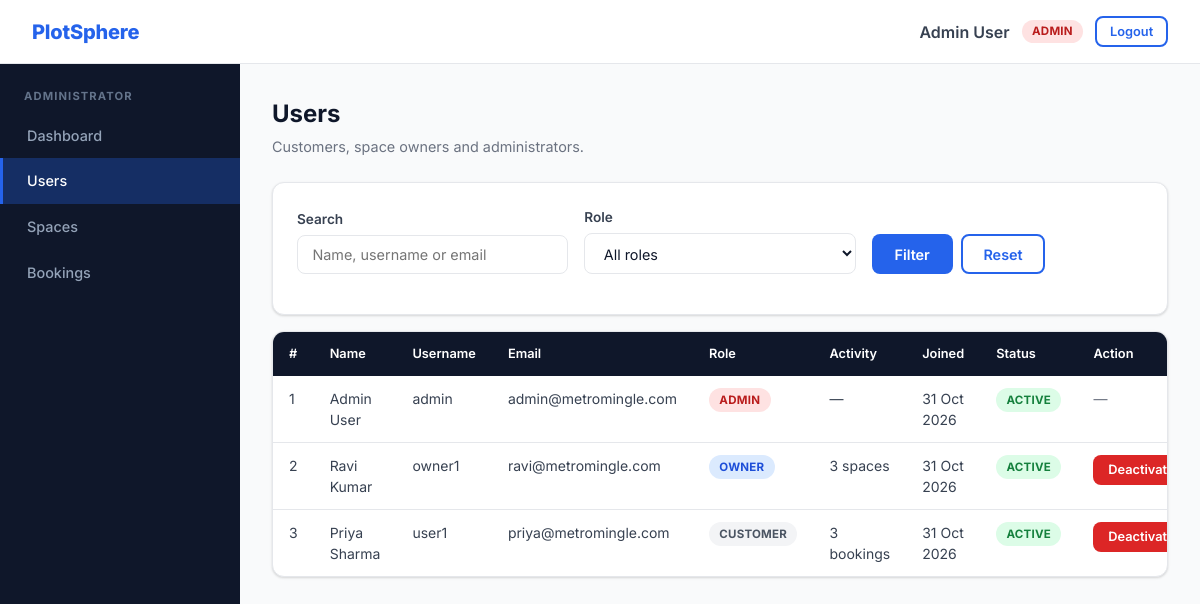
Before: /admin/users.php (signed in) with the older database file.
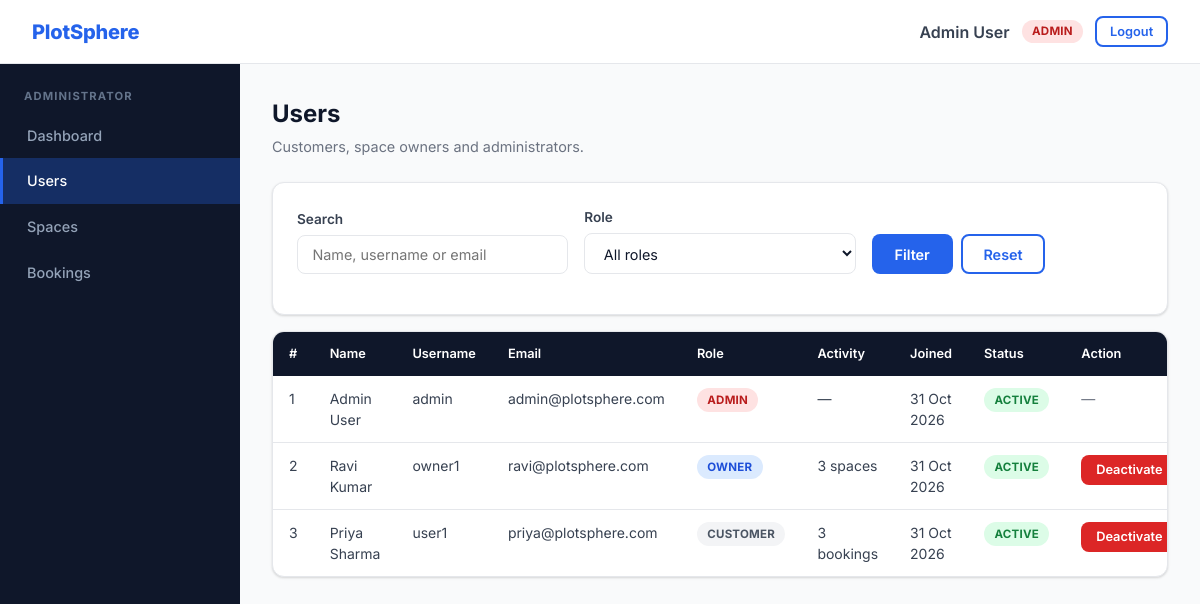
After: the same page with the newer database file.
### tables this page shows
CREATE TABLE users (
  id INT AUTO_INCREMENT PRIMARY KEY,
  username VARCHAR(50) UNIQUE NOT NULL,
  password VARCHAR(255) NOT NULL,
  role ENUM('admin', 'owner', 'user') NOT NULL DEFAULT 'user',
  full_name VARCHAR(100),
  email VARCHAR(100),
  status ENUM('active','inactive') NOT NULL DEFAULT 'active',
  created_at DATETIME DEFAULT CURRENT_TIMESTAMP
);

### db/connect.php (called while the page is built, shortened)
<?php
$user = 'root';

### auth/check.php (called while the page is built)
<?php
require_once __DIR__ . '/../includes/bootstrap.php';
require_login();

### admin/users.php (the view, shortened to what this page needs)
<?php
require_once __DIR__ . '/../auth/check.php';
$role = in_array($_GET['role'] ?? '', ['user', 'owner', 'admin'], true) ? $_GET['role'] : '';
$q = mb_substr(trim((string)($_GET['q'] ?? '')), 0, 100);
$query = http_build_query(array_filter(['role' => $role, 'q' => $q]));
$sql = "SELECT u.*,
          (SELECT COUNT(*) FROM spaces s WHERE s.owner_id = u.id) AS space_count,
          (SELECT COUNT(*) FROM bookings b WHERE b.user_id = u.id) AS booking_count
        FROM users u WHERE 1 = 1";
$params = [];
$users = db_all($sql . ' ORDER BY u.created_at DESC', $params);
require __DIR__ . '/../includes/header.php';
?>
<div class="page-header">
  <h1>Users</h1>
  <p>Customers, space owners and administrators.</p>
</div>
<form class="card filter-bar filter-bar-compact" method="get">
  <div class="form-group">
    <label class="form-label" for="q">Search</label>
    <input class="form-control" id="q" name="q" value="<?php echo e($q); ?>" placeholder="Name, username or email">
  </div>
  <div class="form-group">
    <label class="form-label" for="role">Role</label>
    <select class="form-control" id="role" name="role">
      <option value="">All roles</option>
    </select>
  </div>
  <div class="filter-actions">
    <button class="btn btn-primary" type="submit">Filter</button>
    <a class="btn btn-outline" href="<?php echo e(url('admin/users.php')); ?>">Reset</a>
  </div>
</form>
<?php if ($users): ?>
<div class="card table-card">
  <div class="table-wrap">
    <table>
      <thead><tr><th>#</th><th>Name</th><th>Username</th><th>Email</th><th>Role</th><th>Activity</th><th>Joined</th><th>Status</th><th>Action</th></tr></thead>
      <tbody>
      <?php foreach ($users as $u): ?>
        <tr>
          <td data-label="#"><?php echo (int)$u['id']; ?></td>
          <td data-label="Name"><?php echo e($u['full_name'] ?: '—'); ?></td>
          <td data-label="Username"><?php echo e($u['username']); ?></td>
          <td data-label="Email"><?php echo e($u['email'] ?: '—'); ?></td>
          <td data-label="Role"><?php echo status_badge($u['role']); ?></td>
          <td data-label="Activity"><?php echo $u['role'] === 'owner' ? (int)$u['space_count'] . ' spaces' : ($u['role'] === 'user' ? (int)$u['booking_count'] . ' bookings' : '—'); ?></td>
          <td data-label="Joined"><?php echo e(date('d M Y', strtotime((string)$u['created_at']))); ?></td>
          <td data-label="Status"><?php echo status_badge($u['status']); ?></td>
          <td data-label="Action">
            <?php if ($u['role'] !== 'admin'): ?>
              <form method="post" class="inline-form" action="<?php echo e(url('admin/users.php' . ($query ? '?' . $query : ''))); ?>" <?php echo $u['status'] === 'active' ? 'data-confirm="Deactivate this user? They will no longer be able to log in."' : ''; ?>>
                <button class="btn btn-sm <?php echo $u['status'] === 'active' ? 'btn-danger' : 'btn-success'; ?>" type="submit"><?php echo $u['status'] === 'active' ? 'Deactivate' : 'Activate'; ?></button>
              </form>
            <?php else: ?>
              <span class="muted">—</span>
            <?php endif; ?>
          </td>
        </tr>
      <?php endforeach; ?>
      </tbody>
    </table>
  </div>
</div>
<?php else: ?>
  <div class="empty-state">No users match your filters.</div>
<?php endif; ?>
<?php require __DIR__ . '/../includes/footer.php'; ?>

### includes/header.php (shortened to what this page needs)
<?php
$user = current_user();
$current = substr(str_replace('\\', '/', (string)($_SERVER['SCRIPT_NAME'] ?? '')), strlen(base_url()) + 1);
$menus = [
    'user' => ['Customer' => [
        'user/home.php' => 'Dashboard',
        'user/browse.php' => 'Browse Spaces',
        'user/my_bookings.php' => 'My Bookings',
    ]],
    'owner' => ['Space Owner' => [
        'owner/home.php' => 'Dashboard',
        'owner/my_spaces.php' => 'My Spaces',
        'owner/add_space.php' => 'Add Space',
        'owner/bookings.php' => 'Booking Requests',
    ]],
    'admin' => ['Administrator' => [
        'admin/home.php' => 'Dashboard',
        'admin/users.php' => 'Users',
        'admin/spaces.php' => 'Spaces',
        'admin/bookings.php' => 'Bookings',
    ]],
];
$aliases = ['user/space.php' => 'user/browse.php', 'user/book.php' => 'user/browse.php', 'owner/edit_space.php' => 'owner/my_spaces.php'];
$activeLink = $aliases[$current] ?? $current;
?>
<!DOCTYPE html>
<html lang="en">
<head>
  <link rel="stylesheet" href="<?php echo e(url('css/styles.css')); ?>">
</head>
<body>
<?php if ($user): ?>
  <header class="topbar">
    <a class="navbar-brand" href="<?php echo e(url(home_for_role($user['role']))); ?>">PlotSphere</a>
    <div class="topbar-user">
      <span class="user"><?php echo e($user['full_name'] ?: $user['username']); ?></span>
      <?php echo status_badge($user['role']); ?>
      <form method="post" action="<?php echo e(url('logout.php')); ?>" class="inline-form">
        <button class="btn btn-outline btn-sm" type="submit">Logout</button>
      </form>
    </div>
  </header>
  <div class="dashboard-layout">
    <nav class="sidebar" aria-label="Main navigation">
      <?php foreach ($menus[$user['role']] ?? [] as $section => $links): ?>
        <div class="sidebar-section"><?php echo e($section); ?></div>
        <?php foreach ($links as $href => $label): ?>
          <a class="sidebar-link<?php echo $activeLink === $href ? ' active' : ''; ?>" href="<?php echo e(url($href)); ?>"><?php echo e($label); ?></a>
        <?php endforeach; ?>
      <?php endforeach; ?>
    </nav>
    <main class="main-content">
<?php endif; ?>

### includes/bootstrap.php (shortened to what this page needs)
<?php
require_once __DIR__ . '/../db/connect.php';
function e($value): string
{
    return htmlspecialchars((string)$value, ENT_QUOTES, 'UTF-8');
}
function base_url(): string
{
    static $base = null;
    if ($base !== null) {
        return $base;
    }
    $root = realpath((string)($_SERVER['DOCUMENT_ROOT'] ?? '')) ?: '';
    $app = realpath(__DIR__ . '/..') ?: '';
    if ($root !== '' && stripos($app, $root) === 0) {
        $base = str_replace('\\', '/', substr($app, strlen($root)));
    } else {
        $base = '/metromingle';
    }
    $base = '/' . trim($base, '/');
    if ($base === '/') {
        $base = '';
    }
    return $base;
}
function url(string $path = ''): string
{
    return base_url() . '/' . ltrim($path, '/');
}
function status_badge(string $status): string
{
    $map = [
        'active' => 'success', 'confirmed' => 'success',
        'pending' => 'warning',
        'inactive' => 'gray', 'cancelled' => 'gray',
        'rejected' => 'danger',
        'admin' => 'danger', 'owner' => 'blue', 'user' => 'gray',
    ];
    $label = $status === 'user' ? 'customer' : $status;
    return '<span class="badge badge-' . ($map[$status] ?? 'gray') . '">' . e($label) . '</span>';
}
function db_run(string $sql, array $params = []): mysqli_stmt
{
    global $conn;
    $stmt = $conn->prepare($sql);
    if ($params) {
        $types = '';
        foreach ($params as $p) {
            $types .= is_int($p) ? 'i' : (is_float($p) ? 'd' : 's');
        }
        $values = array_values($params);
        $stmt->bind_param($types, ...$values);
    }
    $stmt->execute();
    return $stmt;
}
function db_all(string $sql, array $params = []): array
{
    $result = db_run($sql, $params)->get_result();
    return $result ? $result->fetch_all(MYSQLI_ASSOC) : [];
}
function db_one(string $sql, array $params = []): ?array
{
    return db_all($sql, $params)[0] ?? null;
}
function home_for_role(string $role): string
{
    return ['admin' => 'admin/home.php', 'owner' => 'owner/home.php'][$role] ?? 'user/home.php';
}
function current_user(): ?array
{
    static $user = false;
    if ($user !== false) {
        return $user;
    }
    $user = null;
    if (!empty($_SESSION['user_id'])) {
        $row = db_one('SELECT id, username, role, full_name, email, status FROM users WHERE id = ?', [(int)$_SESSION['user_id']]);
        if ($row && $row['status'] === 'active') {
            $user = $row;
        } else {
            $_SESSION = [];
            session_regenerate_id(true);
        }
    }
    return $user;
}
function require_login(): array
{
    $user = current_user();
    return $user;
}
function require_role(string ...$roles): array
{
    $user = require_login();
    return $user;
}

### includes/footer.php (shortened to what this page needs)
<?php if (current_user()): ?>
    </main>
  </div>
<?php endif; ?>
</body>
</html>

Changed rows visible on the page:
changed users "Admin User": email "admin@metromingle.com" → "admin@plotsphere.com"
changed users "Ravi Kumar": email "ravi@metromingle.com" → "ravi@plotsphere.com"
changed users "Priya Sharma": email "priya@metromingle.com" → "priya@plotsphere.com"
